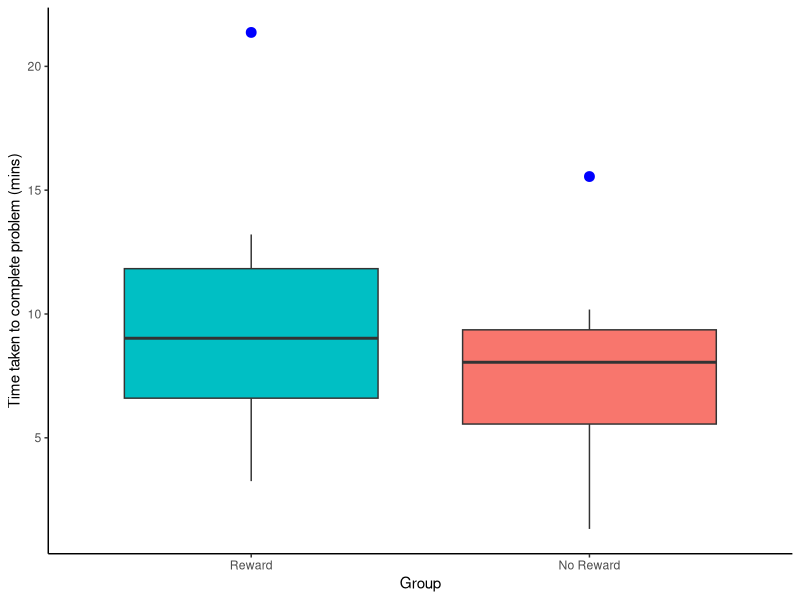

Recreate this plot in R.
## ---- chunk 1
library(broom)
library(tidyverse)
ratings <- read_csv("data/07-s01/inclass/GuiltJudgements.csv")
## ---- chunk 2
scores <- tibble(`No Reward` = c(1.32, 3.56, 7.55, 8.05, 8.54, 10.18, 15.55),
                 Reward = c(3.25, 5.54, 7.66, 9.02, 10.45, 13.21, 21.37)) %>% 
  pivot_longer(cols = Reward:`No Reward`, names_to = "Group", values_to = "Time") %>%
  mutate(Participant = 1:14) %>%
  select(Participant, Group, Time)
## ---- chunk 3
knitr::kable(scores, align = "c", caption = "Table showing the time taken to complete the puzzle for the Reward and No Reward groups")
## ---- chunk 4
ggplot(data = scores, aes(x = Group, y = Time, fill = Group)) + 
  geom_boxplot(position = position_dodge(1),
               outlier.colour = "blue",
               outlier.size = 3) +
  scale_x_discrete(limits=c("Reward","No Reward")) +
  labs(y = "Time taken to complete problem (mins)") +
  guides(fill=FALSE) + 
  theme_classic()
## ---- chunk 5
ByGrp <- group_by(scores, Group) %>%
  summarise(n_Pp = n(),
            MedianTime = median(Time))
## ---- chunk 6
knitr::kable(ByGrp, align = "c", caption = "Descriptive (Medians and N) for the two groups (Reward vs No Reward) in time taken to solve the puzzle.")
## ---- chunk 7
result <- wilcox.test(Time ~ Group, 
                      data = scores, alternative = "two.sided", 
            exact = TRUE, correct = FALSE) %>%
  tidy()
## ---- chunk 8
knitr::kable(result, align = "c", caption = "Output of the Mann-Whitney U-test")
## ---- chunk 9
result_v1 <- wilcox.test(scores %>% filter(Group == "Reward") %>% pull(Time),
                         scores %>% filter(Group == "No Reward") %>% pull(Time),
                         data = scores, alternative = "two.sided",
                         exact = TRUE, correct = FALSE) %>%
  tidy()
## ---- chunk 10
result_v2 <- wilcox.test(scores %>% filter(Group == "No Reward") %>% pull(Time),
                         scores %>% filter(Group == "Reward") %>% pull(Time),
                         data = scores, alternative = "two.sided",
                         exact = TRUE, correct = FALSE) %>%
  tidy()
## ---- chunk 11
U <- result$statistic
N1 <- ByGrp %>% filter(Group == "Reward") %>% pull(n_Pp)
N2 <- ByGrp %>% filter(Group == "No Reward") %>% pull(n_Pp)
Z <- (U - ((N1*N2)/2))/ sqrt((N1*N2*(N1+N2+1))/12)
r <- Z/sqrt(N1+N2)
